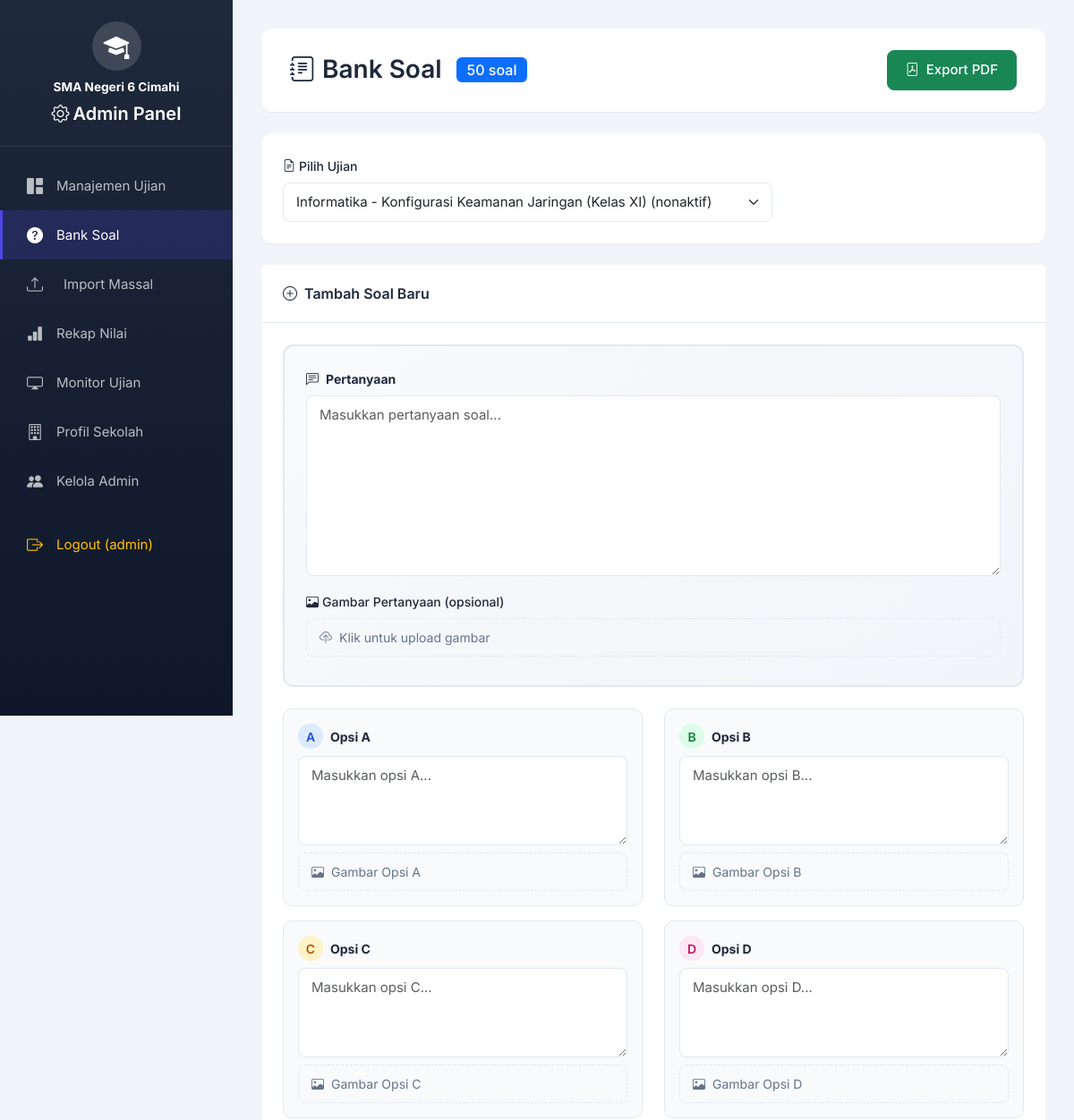
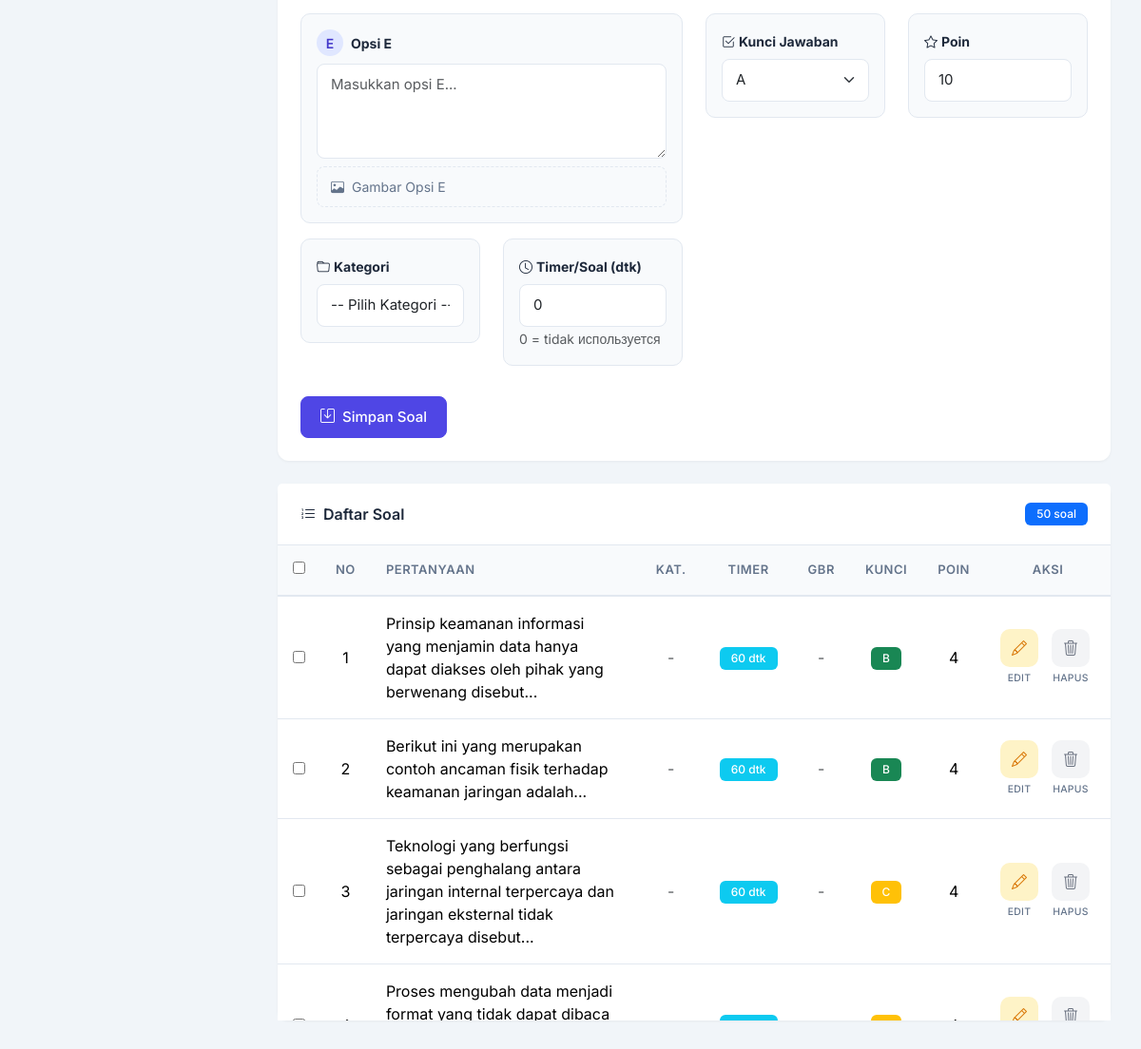
Page /admin/tambah_soal.php (signed in) on the committed database (2 pictures, top to bottom).
### tables this page shows
CREATE TABLE `konfigurasi_sekolah` (
  `id` int NOT NULL AUTO_INCREMENT,
  `nama_sekolah` varchar(255) NOT NULL DEFAULT 'SMA Negeri 6 Cimahi',
  `logo` varchar(255) DEFAULT NULL,
  `warna_primer` varchar(20) DEFAULT '#667eea',
  `warna_sekunder` varchar(20) DEFAULT '#764ba2',
  `tampilkan_riwayat` enum('ya','tidak') DEFAULT 'ya',
  `created_at` timestamp NULL DEFAULT CURRENT_TIMESTAMP,
  `updated_at` timestamp NULL DEFAULT CURRENT_TIMESTAMP ON UPDATE CURRENT_TIMESTAMP,
  PRIMARY KEY (`id`)
);

CREATE TABLE `soal` (
  `id` int NOT NULL AUTO_INCREMENT,
  `id_ujian` int NOT NULL,
  `pertanyaan` text NOT NULL,
  `gambar_pertanyaan` varchar(255) DEFAULT NULL,
  `opsi_a` varchar(255) NOT NULL,
  `gambar_a` varchar(255) DEFAULT NULL,
  `opsi_b` varchar(255) NOT NULL,
  `gambar_b` varchar(255) DEFAULT NULL,
  `opsi_c` varchar(255) NOT NULL,
  `gambar_c` varchar(255) DEFAULT NULL,
  `opsi_d` varchar(255) NOT NULL,
  `gambar_d` varchar(255) DEFAULT NULL,
  `opsi_e` varchar(255) NOT NULL,
  `gambar_e` varchar(255) DEFAULT NULL,
  `kunci_jawaban` enum('a','b','c','d','e') NOT NULL,
  `poin` int DEFAULT '10',
  `kategori` varchar(100) DEFAULT NULL,
  `timer_soal` int DEFAULT '0',
  `updated_at` timestamp NULL DEFAULT CURRENT_TIMESTAMP ON UPDATE CURRENT_TIMESTAMP,
  PRIMARY KEY (`id`),
  KEY `id_ujian` (`id_ujian`),
  CONSTRAINT `soal_ibfk_1` FOREIGN KEY (`id_ujian`) REFERENCES `ujian` (`id`) ON DELETE CASCADE
);

### admin/tambah_soal.php (the view, shortened to what the rows shown need)
<?php
require_once '../config/database.php';
require_once '../config/init_sekolah.php';
$sekolah = getKonfigurasiSekolah($conn);
$ujian_list = $conn->query("SELECT id, judul_ujian, status FROM ujian ORDER BY judul_ujian");
$selected_ujian = isset($_GET['ujian']) ? (int)$_GET['ujian'] : ($ujian_list->fetch_assoc()['id'] ?? 0);
$soal_list = [];
if ($selected_ujian > 0) {
    $stmt = $conn->prepare("SELECT * FROM soal WHERE id_ujian = ? ORDER BY id");
    $stmt->bind_param("i", $selected_ujian);
    $stmt->execute();
    $result = $stmt->get_result();
    while ($row = $result->fetch_assoc()) {
        $soal_list[] = $row;
    }
}
$csrf_token = $_SESSION['csrf_token'];
?>
<!DOCTYPE html>
<html lang="id">
<head>
    <link href="../vendor/bootstrap/bootstrap.min.css" rel="stylesheet">
    <link rel="stylesheet" href="../vendor/bootstrap-icons/bootstrap-icons.min.css">
</head>
<body>
    <div class="sidebar">
        <div class="sidebar-brand text-center">
            <div class="school-logo mb-2">
                <?php if ($sekolah['logo'] && file_exists('../uploads/' . $sekolah['logo'])): ?>
                    <img src="../uploads/<?= $sekolah['logo'] ?>" alt="Logo" style="width: 100%; height: 100%; object-fit: contain; border-radius: 50%;">
                <?php else: ?>
                    <i class="bi bi-mortarboard-fill" style="font-size: 1.8rem;"></i>
                <?php endif; ?>
            </div>
            <div class="text-white fw-bold" style="font-size: 0.85rem;"><?= htmlspecialchars($sekolah['nama_sekolah']) ?></div>
            <h5 class="mt-2"><i class="bi bi-gear me-1"></i>Admin Panel</h5>
        </div>
    </div>
    <div class="main-content">
        <?php if ($selected_ujian > 0): ?>
        <div class="card animate-fade-in">
            <div class="card-body scrollable-table">
                <?php if (count($soal_list) > 0): ?>
                <div class="table-responsive">
                    <table class="table table-hover mb-0">
                        <thead>
                            <tr>
                                <th class="text-center" style="width: 40px;"><input type="checkbox" id="selectAll"></th>
                                <th class="text-center" style="width: 50px;">No</th>
                                <th>Pertanyaan</th>
                                <th class="text-center" style="width: 70px;">Kat.</th>
                                <th class="text-center" style="width: 60px;">Timer</th>
                                <th class="text-center" style="width: 60px;">Gbr</th>
                                <th class="text-center" style="width: 60px;">Kunci</th>
                                <th class="text-center" style="width: 50px;">Poin</th>
                                <th class="text-center" style="width: 100px;">Aksi</th>
                            </tr>
                        </thead>
                        <tbody>
                            <?php $no = 1; foreach ($soal_list as $soal): ?>
                            <tr>
                                <td class="text-center"><input type="checkbox" class="soal-checkbox" value="<?= $soal['id'] ?>"></td>
                                <td class="text-center"><?= $no++ ?></td>
                                <td style="white-space: normal; word-wrap: break-word; min-width: 150px;">
                                    <?= nl2br(htmlspecialchars($soal['pertanyaan'])) ?>
                                </td>
                                <td class="text-center">
                                    <?php if (!empty($soal['kategori'])): ?>
                                        <span class="badge bg-secondary"><?= htmlspecialchars($soal['kategori']) ?></span>
                                    <?php else: ?>
                                        <span class="text-muted">-</span>
                                    <?php endif; ?>
                                </td>
                                <td class="text-center">
                                    <?php if (($soal['timer_soal'] ?? 0) > 0): ?>
                                        <span class="badge bg-info"><?= $soal['timer_soal'] ?> dtk</span>
                                    <?php else: ?>
                                        <span class="text-muted">-</span>
                                    <?php endif; ?>
                                </td>
                                <td class="text-center">
                                    <?php if ($soal['gambar_pertanyaan'] || $soal['gambar_a'] || $soal['gambar_b'] || $soal['gambar_c'] || $soal['gambar_d'] || $soal['gambar_e']): ?>
                                        <i class="bi bi-image-fill text-success"></i>
                                    <?php else: ?>
                                        <span class="text-muted">-</span>
                                    <?php endif; ?>
                                </td>
                                <td class="text-center">
                                    <span class="badge bg-<?= $soal['kunci_jawaban'] === 'a' ? 'primary' : ($soal['kunci_jawaban'] === 'b' ? 'success' : ($soal['kunci_jawaban'] === 'c' ? 'warning' : ($soal['kunci_jawaban'] === 'd' ? 'danger' : 'info'))) ?>">
                                        <?= strtoupper($soal['kunci_jawaban']) ?>
                                    </span>
                                </td>
                                <td class="text-center"><?= $soal['poin'] ?></td>
                                <td class="text-center">
                                    <div class="action-buttons">
                                        <a href="?ujian=<?= $selected_ujian ?>&edit=<?= $soal['id'] ?>"
                                           class="action-btn-group"
                                           data-bs-toggle="tooltip"
                                           data-bs-placement="top"
                                           title="Edit">
                                            <span class="action-btn action-btn-edit">
                                                <i class="bi bi-pencil" style="font-size: 1rem;"></i>
                                            </span>
                                            <span class="action-btn-label">Edit</span>
                                        </a>
                                        <button type="button"
                                            class="action-btn-group btn-hapus-soal"
                                            data-id="<?= $soal['id'] ?>"
                                            data-token="<?= $csrf_token ?>"
                                            data-bs-toggle="tooltip"
                                            data-bs-placement="top"
                                            title="Hapus">
                                            <span class="action-btn action-btn-delete">
                                                <i class="bi bi-trash3" style="font-size: 1rem;"></i>
                                            </span>
                                            <span class="action-btn-label">Hapus</span>
                                        </button>
                                    </div>
                                </td>
                            </tr>
                            <?php endforeach; ?>
                        </tbody>
                    </table>
                </div>
                <?php endif; ?>
            </div>
        </div>
        <?php endif; ?>
    </div>
    </body>
</html>

### rows in the picture
konfigurasi_sekolah: nama_sekolah "SMA Negeri 6 Cimahi"
soal: pertanyaan "Prinsip keamanan informasi yang menjamin data hanya dapat diakses oleh pihak yang berwenang disebut...", timer_soal "60", kunci_jawaban "B", poin "4"
soal: pertanyaan "Berikut ini yang merupakan contoh ancaman fisik terhadap keamanan jaringan adalah...", timer_soal "60", kunci_jawaban "B", poin "4"
soal: pertanyaan "Teknologi yang berfungsi sebagai penghalang antara jaringan internal terpercaya dan jaringan eksternal tidak terpercaya disebut...", timer_soal "60", kunci_jawaban "C", poin "4"
soal: pertanyaan "Proses mengubah data menjadi format yang tidak dapat dibaca…"

### other values in the picture
$_SESSION['admin_username'] "admin"
count($soal_list) "50"
form field ujian "Informatika - Konfigurasi Keamanan Jaringan (Kelas XI) (nonaktif)"
